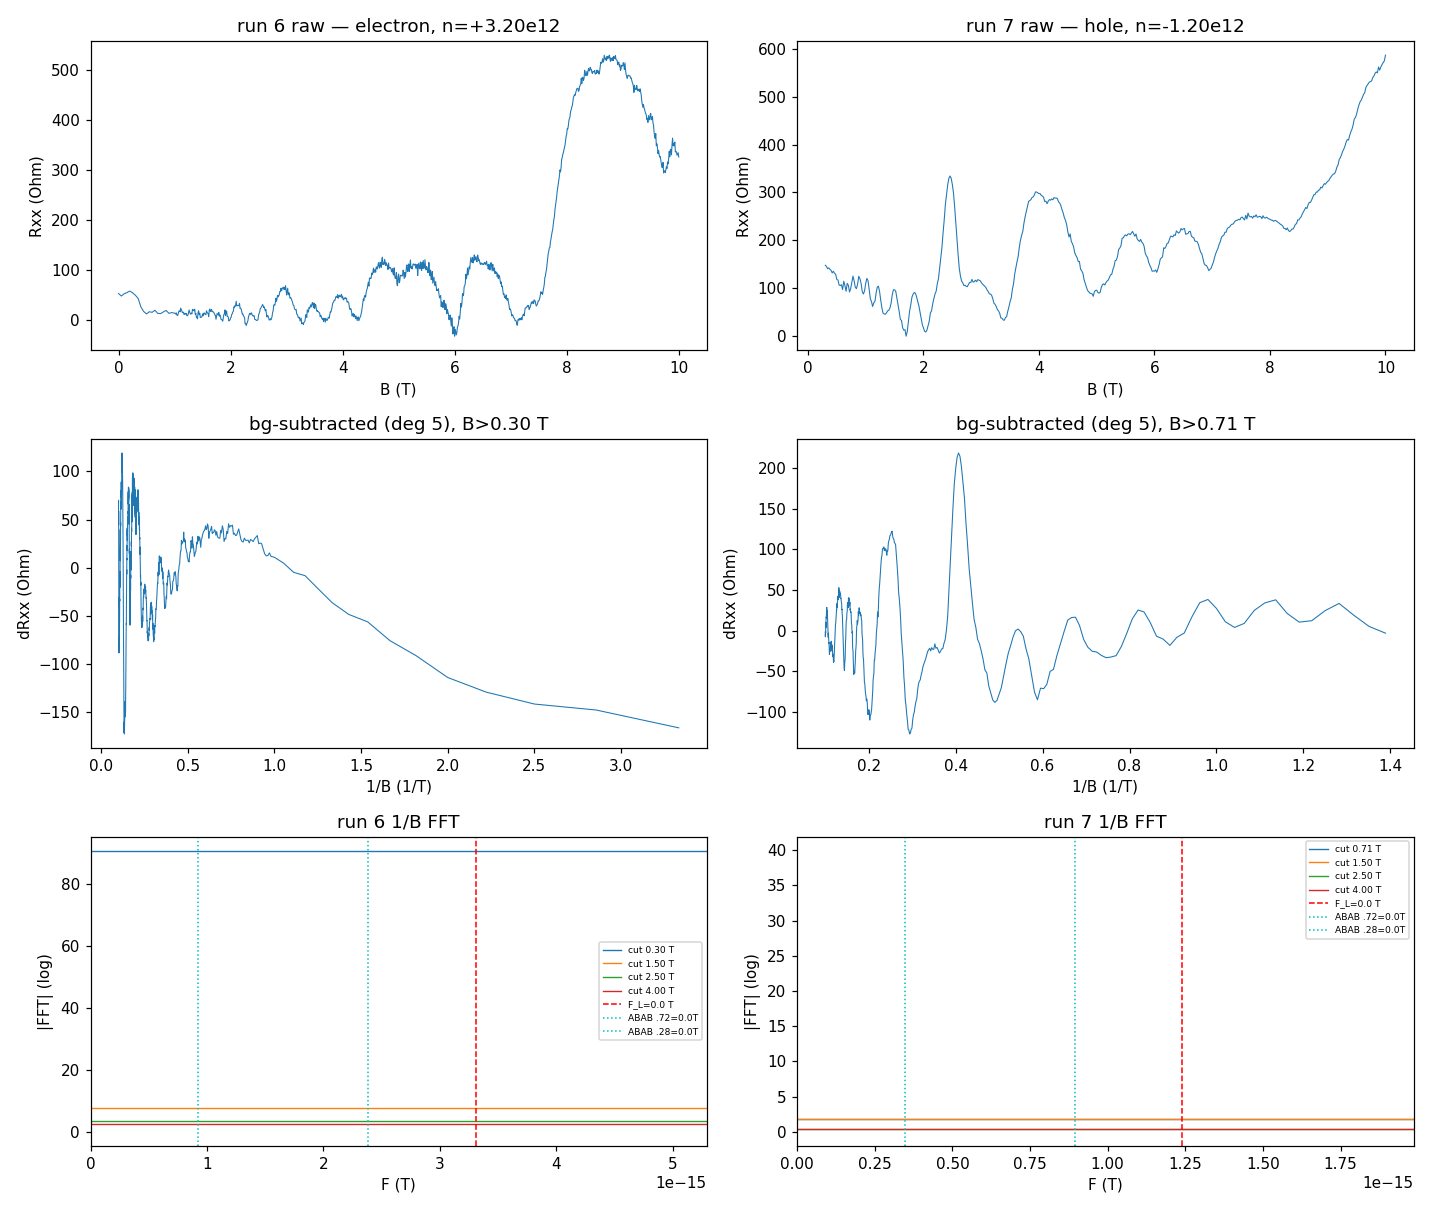

The Python source for this figure:
"""SdH spot-check read on runs 6 (electron, n=+3.2e12) and 7 (hole, n=-1.2e12).
Onset via hera.analysis.sdh_onset, tones via sdh_fft; tones read against F_L = (h/4e)n."""
import sys, json, numpy as np, matplotlib
matplotlib.use("Agg")
import matplotlib.pyplot as plt
from hera.analysis import open_run, summarize_run, sdh_onset, sdh_fft, luttinger_frequency

CAL = json.load(open("hera_scratch/cal_run5.json"))
SPOT = {6: (+3.2, "electron"), 7: (-1.2, "hole")}

fig, AX = plt.subplots(3, 2, figsize=(13, 11))
out = {}
for k, rid in enumerate([6, 7]):
    n_spot, side = SPOT[rid]
    run = open_run(f"data/{rid}")
    print(f"\n{'='*70}\nrun {rid} — {side}, n = {n_spot:+.2f}e12")
    print(summarize_run(run))
    B = run.col("magnet_field")
    # channel arithmetic per device card: R = (sr1_X/gain_sr1) / (sr0_X/gain_sr0)
    mc = run.meta.get("measurement_config", run.meta)
    v = run.col("sr1_X"); i = run.col("sr0_X")
    g1 = 1.0; g0 = -1e6
    R = (v / g1) / (i / g0)
    order = np.argsort(B)
    B, R = B[order], R[order]
    I_bias = np.nanmedian(np.abs(run.col("sr0_X") / g0))
    sens = 50e-6
    print(f"B {B.min():.3f}..{B.max():.3f} T, {len(B)} pts; R {np.nanmin(R):.1f}..{np.nanmax(R):.1f} Ohm; "
          f"I_bias {I_bias*1e9:.3f} nA; R_fullscale {sens/I_bias:.0f} Ohm; T {np.nanmin(run.col('T_sample')):.3f}-{np.nanmax(run.col('T_sample')):.3f} K")
    F_L = float(luttinger_frequency(abs(n_spot)))
    print(f"F_L = (h/4e)|n| = {F_L:.2f} T")

    try:
        on = sdh_onset(R, B, r_full_scale=sens / I_bias)
        print(on.summary())
        out[rid] = dict(onset_b=on.onset_b, onset_freq=on.onset_freq, clip_high_b=on.clip_high_b,
                        tones=[dict(freq=t.freq, onset_b=t.onset_b, censored=t.censored, marginal=t.marginal,
                                    n_periods=t.n_periods, harmonic_of=t.harmonic_of) for t in on.tones])
    except Exception as e:
        print(f"sdh_onset FAILED: {type(e).__name__}: {e}")
        on = None
        out[rid] = dict(error=f"{type(e).__name__}: {e}")

    # raw + background-subtracted
    ax = AX[0, k]; ax.plot(B, R, lw=0.7)
    ax.set_xlabel("B (T)"); ax.set_ylabel("Rxx (Ohm)"); ax.set_title(f"run {rid} raw — {side}, n={n_spot:+.2f}e12")
    cut = on.onset_b if on else 1.0
    m = B >= cut
    bg = np.polyval(np.polyfit(B[m], R[m], 5), B[m])
    ax2 = AX[1, k]; ax2.plot(1 / B[m], R[m] - bg, lw=0.7)
    ax2.set_xlabel("1/B (1/T)"); ax2.set_ylabel("dRxx (Ohm)"); ax2.set_title(f"bg-subtracted (deg 5), B>{cut:.2f} T")

    # FFT at a few cutoffs
    ax3 = AX[2, k]
    for cutoff in sorted({round(cut, 2), 1.5, 2.5, 4.0}):
        if cutoff >= B.max() - 0.5: continue
        f, spec = sdh_fft(R[:, None], B, b_range=(cutoff, B.max()), bg_degree=5)
        s = spec[0]
        ax3.plot(f, s, lw=0.9, label=f"cut {cutoff:.2f} T")
        pk = [j for j in range(2, len(f) - 2) if s[j] == max(s[j - 2:j + 3]) and s[j] > np.percentile(s, 80)]
        pk = sorted(pk, key=lambda j: -s[j])[:6]
        dF = 1 / (1 / cutoff - 1 / B.max())
        print(f"  FFT cut {cutoff:.2f}-{B.max():.2f} T (dF={dF:.2f} T): peaks " +
              ", ".join(f"{f[j]:.1f}T({s[j]:.1f}, {f[j]/F_L:.2f}FL)" for j in pk))
    ax3.axvline(F_L, color="r", ls="--", lw=1, label=f"F_L={F_L:.1f} T")
    for frac, lbl in ((0.72, "ABAB .72"), (0.28, "ABAB .28")):
        ax3.axvline(frac * F_L, color="c", ls=":", lw=1, label=f"{lbl}={frac*F_L:.1f}T")
    ax3.set_xlim(0, 1.6 * F_L); ax3.set_xlabel("F (T)"); ax3.set_ylabel("|FFT| (log)")
    ax3.legend(fontsize=6); ax3.set_title(f"run {rid} 1/B FFT")

fig.tight_layout(); fig.savefig("hera_scratch/sdh_spot.png", dpi=110)
json.dump(out, open("hera_scratch/sdh_spot.json", "w"), indent=1, default=float)
print("\nwrote hera_scratch/sdh_spot.png + .json")
